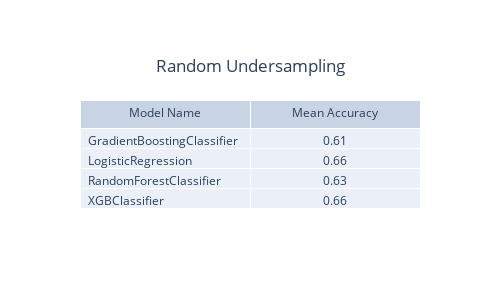

Notebook code cell kept with this figure:
### Code cell
import plotly.graph_objects as go
mean_accs['accuracy'] = mean_accs['accuracy'].round(decimals = 2)
fig = go.Figure(data=[go.Table(header=dict(values=['Model Name', 'Mean Accuracy']),
                               cells=dict(values=[mean_accs.model_name.values, mean_accs.accuracy.values],
    align=['left', 'center']))
                     ])
fig.update_layout(title={
        'text': "Random Undersampling" ,
        'y':0.8,
        'x':0.5,
        'xanchor': 'center',
        'yanchor': 'top'}, width=550, height=300)

fig.show()

### Figure 1 — Plotly figure (JSON) as saved in the notebook; plotly's stock layout.template omitted (floating-point values rounded to 4 significant figures)
{"data": [{"cells": {"align": ["left", "center"], "values": [["GradientBoostingClassifier", "LogisticRegression", "RandomForestClassifier", "XGBClassifier"], [0.61, 0.66, 0.63, 0.66]]}, "header": {"values": ["Model Name", "Mean Accuracy"]}, "type": "table"}], "layout": {"height": 300, "title": {"text": "Random Undersampling", "x": 0.5, "xanchor": "center", "y": 0.8, "yanchor": "top"}, "width": 500}}
